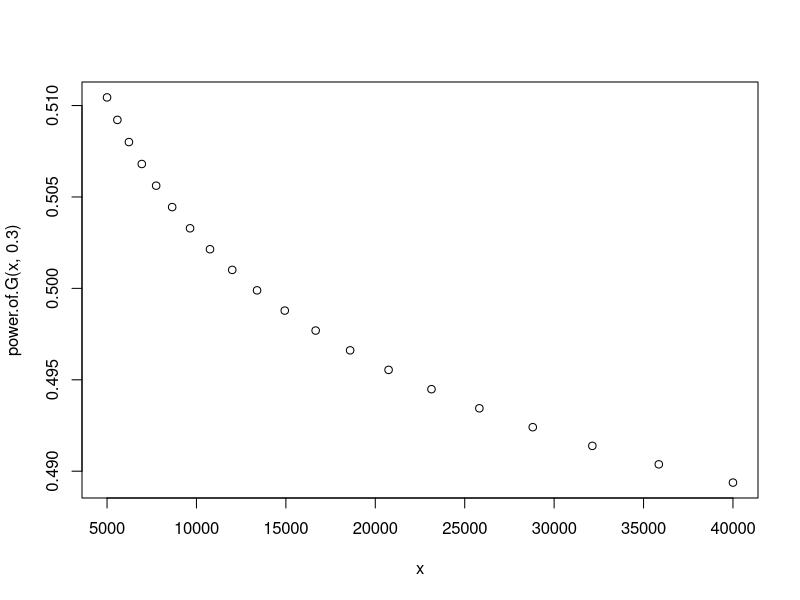
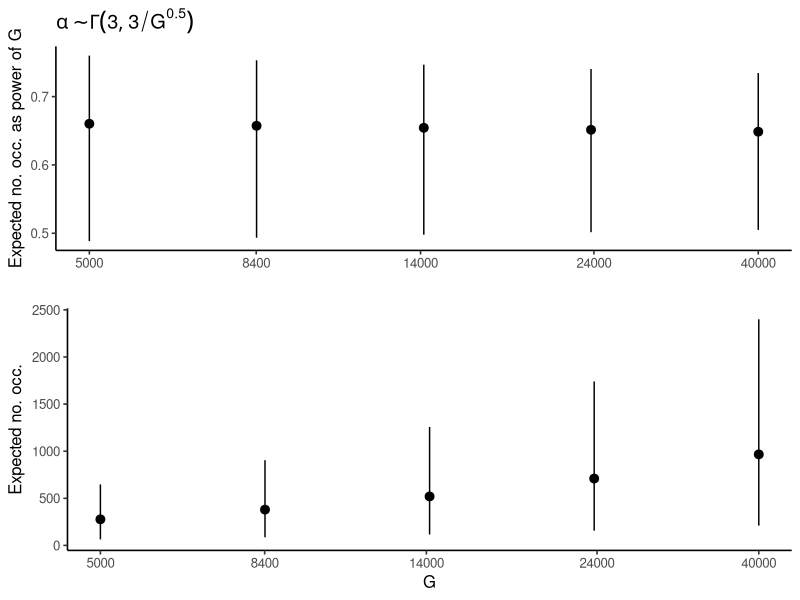

Here is the R script that generated these plots, in order:
#expected no. of clusters given alpha and G
exp_Kocc <- function(alpha, G){
  sum(alpha/(alpha + 1:G - 1))
}

#expected no. clusters (expressed as a power of G)
# given G and alpha (expressed as a power of G)
power.of.G <- Vectorize(
  function(G, pow){
  log(exp_Kocc(G^pow, G))/log(G)
  }, vectorize.args = "G"
)

x <- exp(seq(log(5000), log(40000), length.out=20))
plot(x,power.of.G(x, .3))

#interval for no. of clusters given gamma prior for alpha in terms
# of expected value as a power of G and shape parameter
exp_Kocc_gam <- function(pow, shape, G, q=c(.01,.5,.99)){
  qg <- qgamma(q, shape, shape/G^pow)
  sapply(qg, function(x) exp_Kocc(x, G))
}

gam_implied_alpha <- function(G, pow, shape, q=c(.01,.5,.99)){
  log(qgamma(q, shape, shape/G^pow))/log(G)
}

#interval for no. of clusters (expressed as a power of G)
# given gamma prior for alpha in terms of expected value as a power of G
# and a scale parameter
power.of.G_gam <- function(G, pow, shape, q=c(.01,.5,.99)){
  k <- exp_Kocc_gam(pow, shape, G, q)
  log(k)/log(G)
}

exp_Kocc_gam(.3, 3, 40000, c(.001,.999))
power.of.G_gam(40000, .3, 3)

library(plyr)
library(ggplot2)
x <- exp(seq(log(5000), log(40000), length.out=5))
df <- ldply(x, function(i){
  sdf <- data.frame(t(power.of.G_gam(i, .5, 3)))
  names(sdf) <- c("lower01", "median", "upper99")
  sdf
})

p1 <- ggplot(df, aes(x=x, y=median, ymin=lower01, ymax=upper99))+
  geom_pointrange() +
  scale_x_continuous(trans="log", breaks=signif(x,2))+
  ylab("Expected no. occ. as power of G") +
  xlab("")+
  ggtitle(expression(paste(alpha %~% Gamma(3,3/G^.5)))) +
  theme_classic(base_size = 12)
df2 <- ldply(x, function(i){
  sdf <- data.frame(t(exp_Kocc_gam(.5, 3, i)))
  names(sdf) <- c("lower01", "median", "upper99")
  sdf
})
p2 <- ggplot(df2, aes(x=x, y=median, ymin=lower01, ymax=upper99))+
  geom_pointrange() +
  scale_x_continuous(trans="log", breaks=signif(x,2))+
  ylab("Expected no. occ.") + xlab("G")+
  theme_classic(base_size=12)
library(cowplot)
pdf("figures_tables/alphaprior.pdf")
plot_grid(p1, p2, ncol=1)
dev.off()
